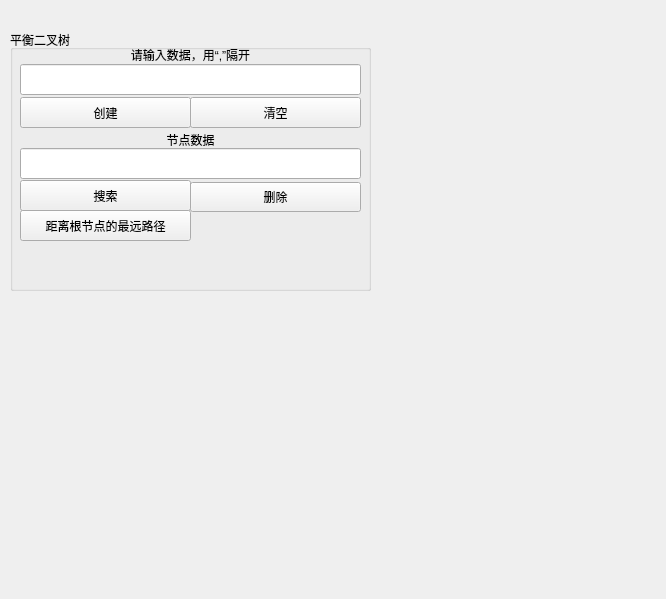
<?xml version="1.0" encoding="UTF-8"?>
<ui version="4.0">
 <class>BinaryTreeUI</class>
 <widget class="QWidget" name="BinaryTreeUI">
  <property name="geometry">
   <rect>
    <x>0</x>
    <y>0</y>
    <width>666</width>
    <height>599</height>
   </rect>
  </property>
  <property name="windowTitle">
   <string>Form</string>
  </property>
  <widget class="QGroupBox" name="groupBox">
   <property name="geometry">
    <rect>
     <x>10</x>
     <y>30</y>
     <width>361</width>
     <height>261</height>
    </rect>
   </property>
   <property name="title">
    <string>平衡二叉树</string>
   </property>
   <widget class="QPushButton" name="Button_InsertBiTreeNode">
    <property name="geometry">
     <rect>
      <x>10</x>
      <y>67</y>
      <width>171</width>
      <height>31</height>
     </rect>
    </property>
    <property name="text">
     <string>创建</string>
    </property>
   </widget>
   <widget class="QPushButton" name="Button_SearchBiTreeNode">
    <property name="geometry">
     <rect>
      <x>10</x>
      <y>180</y>
      <width>171</width>
      <height>31</height>
     </rect>
    </property>
    <property name="text">
     <string>距离根节点的最远路径</string>
    </property>
   </widget>
   <widget class="QPushButton" name="Button_CleanBiTreeNode">
    <property name="geometry">
     <rect>
      <x>180</x>
      <y>67</y>
      <width>171</width>
      <height>31</height>
     </rect>
    </property>
    <property name="text">
     <string>清空</string>
    </property>
   </widget>
   <widget class="QPushButton" name="Button_DeleteBiTreeNode">
    <property name="geometry">
     <rect>
      <x>180</x>
      <y>152</y>
      <width>171</width>
      <height>30</height>
     </rect>
    </property>
    <property name="text">
     <string>删除</string>
    </property>
   </widget>
   <widget class="QLineEdit" name="BinaryTreeDataEdit_2">
    <property name="geometry">
     <rect>
      <x>10</x>
      <y>118</y>
      <width>341</width>
      <height>31</height>
     </rect>
    </property>
   </widget>
   <widget class="QLineEdit" name="BinaryTreeDataEdit">
    <property name="geometry">
     <rect>
      <x>10</x>
      <y>34</y>
      <width>341</width>
      <height>31</height>
     </rect>
    </property>
   </widget>
   <widget class="QLabel" name="label">
    <property name="geometry">
     <rect>
      <x>10</x>
      <y>12</y>
      <width>341</width>
      <height>25</height>
     </rect>
    </property>
    <property name="text">
     <string>请输入数据，用“,”隔开</string>
    </property>
    <property name="alignment">
     <set>Qt::AlignCenter</set>
    </property>
   </widget>
   <widget class="QLabel" name="label_2">
    <property name="geometry">
     <rect>
      <x>10</x>
      <y>100</y>
      <width>341</width>
      <height>20</height>
     </rect>
    </property>
    <property name="text">
     <string>节点数据</string>
    </property>
    <property name="alignment">
     <set>Qt::AlignCenter</set>
    </property>
   </widget>
   <widget class="QPushButton" name="pushButton">
    <property name="geometry">
     <rect>
      <x>10</x>
      <y>150</y>
      <width>171</width>
      <height>31</height>
     </rect>
    </property>
    <property name="text">
     <string>搜索</string>
    </property>
   </widget>
  </widget>
 </widget>
 <resources/>
 <connections>
  <connection>
   <sender>Button_CleanBiTreeNode</sender>
   <signal>clicked()</signal>
   <receiver>BinaryTreeUI</receiver>
   <slot>on_binarytree_delete_btn_clicked()</slot>
   <hints>
    <hint type="sourcelabel">
     <x>265</x>
     <y>112</y>
    </hint>
    <hint type="destinationlabel">
     <x>357</x>
     <y>121</y>
    </hint>
   </hints>
  </connection>
  <connection>
   <sender>Button_DeleteBiTreeNode</sender>
   <signal>clicked()</signal>
   <receiver>BinaryTreeUI</receiver>
   <slot>on_binarytree_node_delete_btn_clicked()</slot>
   <hints>
    <hint type="sourcelabel">
     <x>292</x>
     <y>188</y>
    </hint>
    <hint type="destinationlabel">
     <x>322</x>
     <y>202</y>
    </hint>
   </hints>
  </connection>
  <connection>
   <sender>Button_InsertBiTreeNode</sender>
   <signal>clicked()</signal>
   <receiver>BinaryTreeUI</receiver>
   <slot>on_binarytree_create_btn_clicked()</slot>
   <hints>
    <hint type="sourcelabel">
     <x>339</x>
     <y>60</y>
    </hint>
    <hint type="destinationlabel">
     <x>442</x>
     <y>178</y>
    </hint>
   </hints>
  </connection>
  <connection>
   <sender>Button_SearchBiTreeNode</sender>
   <signal>clicked()</signal>
   <receiver>BinaryTreeUI</receiver>
   <slot>on_binarytree_node_search_btn_clicked()</slot>
   <hints>
    <hint type="sourcelabel">
     <x>178</x>
     <y>176</y>
    </hint>
    <hint type="destinationlabel">
     <x>455</x>
     <y>201</y>
    </hint>
   </hints>
  </connection>
 </connections>
 <slots>
  <slot>on_binarytree_create_btn_clicked()</slot>
  <slot>on_binarytree_delete_btn_clicked()</slot>
  <slot>on_binarytree_node_delete_btn_clicked()</slot>
  <slot>on_binarytree_SimulationTree_creat_btn_clicked()</slot>
  <slot>on_bigroottree_create_btn_clicked()</slot>
  <slot>on_bigroottree_insert_btn_clicked()</slot>
  <slot>on_bigroottree_remove_btn_clicked()</slot>
  <slot>on_Btree_create_btn_clicked()</slot>
  <slot>on_Btree_insert_btn_clicked()</slot>
  <slot>on_Btree_remove_btn_clicked()</slot>
  <slot>on_Btree_destroy_btn_clicked()</slot>
  <slot>on_binarytree_node_search_btn_clicked()</slot>
  <slot>on_Btree_search_btn_clicked()</slot>
 </slots>
</ui>
